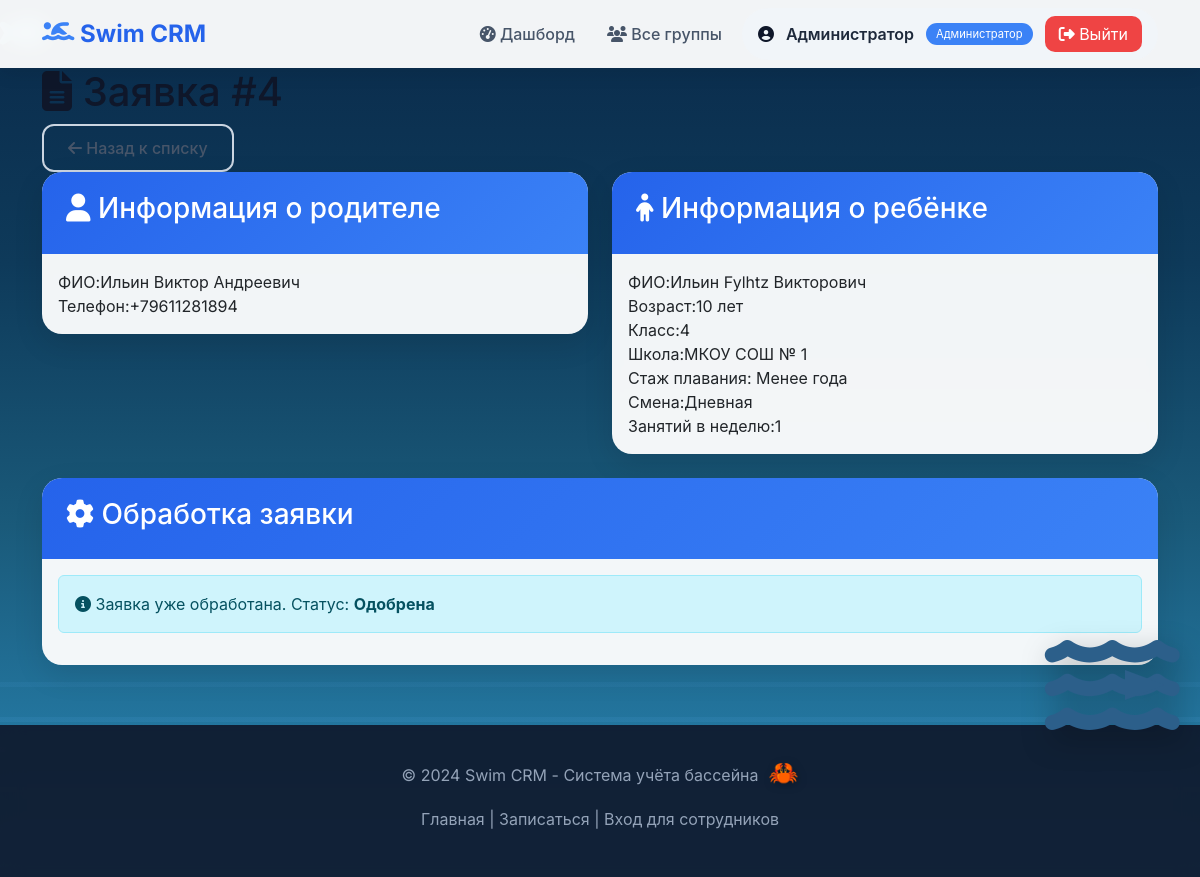
/admin/application/4 (signed in), run on the app's committed database.
### tables this page shows
CREATE TABLE admins (
                id INTEGER PRIMARY KEY AUTOINCREMENT,
                full_name VARCHAR(255) NOT NULL,
                login VARCHAR(100) NOT NULL UNIQUE,
                password_hash VARCHAR(255) NOT NULL,
                email VARCHAR(255),
                phone VARCHAR(20),
                created_at TIMESTAMP DEFAULT CURRENT_TIMESTAMP,
                updated_at TIMESTAMP DEFAULT CURRENT_TIMESTAMP
            );

CREATE TABLE applications (
                id INTEGER PRIMARY KEY AUTOINCREMENT,
                parent_full_name VARCHAR(255) NOT NULL,
                parent_phone VARCHAR(20) NOT NULL,
                parent_email VARCHAR(255),
                child_full_name VARCHAR(255) NOT NULL,
                child_age INTEGER NOT NULL,
                child_class INTEGER,
                school_name VARCHAR(255),
                swimming_years INTEGER DEFAULT 1,
                shift VARCHAR(10) CHECK (shift IN ('day', 'evening')),
                desired_lessons_per_week INTEGER,
                status VARCHAR(20) DEFAULT 'new' CHECK (status IN ('new', 'processing', 'approved', 'rejected')),
                rejection_reason TEXT,
                created_at TIMESTAMP DEFAULT CURRENT_TIMESTAMP,
                processed_at TIMESTAMP,
                processed_by INTEGER,
                FOREIGN KEY (processed_by) REFERENCES trainers(id)
            );

### main.py (the view)
@app.get("/admin/application/{app_id}", response_class=HTMLResponse)
async def admin_application_detail(
    request: Request,
    app_id: int,
    current_user = Depends(get_current_user),
    db_cursor = Depends(get_db)
):
    require_admin(current_user)
    db_cursor.execute("SELECT * FROM applications WHERE id = ?", (app_id,))
    app = db_cursor.fetchone()
    if not app:
        raise HTTPException(status_code=404, detail="Заявка не найдена")
    db_cursor.execute(
        "SELECT id, name, min_age, max_age, swimming_year, shift, max_students FROM groups WHERE is_active = 1"
    )
    groups = db_cursor.fetchall()
    return templates.TemplateResponse(
        request,
        "admin_application_detail.html",
        {
            "request": request,
            "application": dict(app),
            "groups": groups,
            "current_user": current_user
        }
    )

### templates/admin_application_detail.html (shortened to what this page needs)
{% extends "base.html" %}
{% block content %}
<div class="container">
    <div class="page-header">
        <h1><i class="fas fa-file-alt"></i> Заявка #{{ application.id }}</h1>
        <a href="/admin/applications" class="btn btn-outline">
            <i class="fas fa-arrow-left"></i> Назад к списку
        </a>
    </div>
    <div class="row">
        <div class="col-md-6">
            <div class="card">
                <div class="card-header">
                    <h3><i class="fas fa-user"></i> Информация о родителе</h3>
                </div>
                <div class="card-body">
                    <div class="info-item"><label>ФИО:</label><span>{{ application.parent_full_name }}</span></div>
                    <div class="info-item"><label>Телефон:</label><span>{{ application.parent_phone }}</span></div>
                </div>
            </div>
        </div>
        <div class="col-md-6">
            <div class="card">
                <div class="card-header">
                    <h3><i class="fas fa-child"></i> Информация о ребёнке</h3>
                </div>
                <div class="card-body">
                    <div class="info-item"><label>ФИО:</label><span>{{ application.child_full_name }}</span></div>
                    <div class="info-item"><label>Возраст:</label><span>{{ application.child_age }} лет</span></div>
                    <div class="info-item"><label>Класс:</label><span>{% if application.child_class and application.child_class > 0 %}{{ application.child_class }}{% else %}Детский сад{% endif %}</span></div>
                    <div class="info-item"><label>Школа:</label><span>{{ application.school_name }}</span></div>
                    <div class="info-item"><label>Стаж плавания:</label><span>
                        {% if application.swimming_years == 1 %}Менее года
                        {% elif application.swimming_years == 2 %}1-2 года
                        {% elif application.swimming_years == 3 %}2-3 года
                        {% else %}Более 3 лет{% endif %}
                    </span></div>
                    <div class="info-item"><label>Смена:</label><span>{% if application.shift == 'day' %}Дневная{% else %}Вечерняя{% endif %}</span></div>
                    <div class="info-item"><label>Занятий в неделю:</label><span>{{ application.desired_lessons_per_week }}</span></div>
                </div>
            </div>
        </div>
    </div>
    <div class="card mt-4">
        <div class="card-header">
            <h3><i class="fas fa-cog"></i> Обработка заявки</h3>
        </div>
        <div class="card-body">
            {% if application.status in ['new', 'processing'] %}
                <div class="row">
                    <div class="col-md-6">
                        <div class="approve-section">
                            <h4><i class="fas fa-check-circle text-success"></i> Одобрить заявку</h4>
                            <form method="post" action="/admin/application/{{ application.id }}/approve">
                                <div class="form-group">
                                    <label for="group_id">Выберите группу:</label>
                                    <select id="group_id" name="group_id" class="form-select">
                                        <option value="">Автоматический подбор</option>
                                        {% for group in groups %}
                                            <option value="{{ group.id }}"
                                                {% if application.child_age >= group.min_age and application.child_age <= group.max_age and application.shift == group.shift %}
                                                    selected
                                                {% endif %}>
                                                {{ group.name }} ({{ group.min_age }}-{{ group.max_age }} лет,
                                                {% if group.shift == 'day' %}дневная{% else %}вечерняя{% endif %})
                                            </option>
                                        {% endfor %}
                                    </select>
                                </div>
                                <button type="submit" class="btn btn-success">
                                    <i class="fas fa-check"></i> Одобрить заявку
                                </button>
                            </form>
                        </div>
                    </div>
                    <div class="col-md-6">
                        <div class="reject-section">
                            <h4><i class="fas fa-times-circle text-danger"></i> Отклонить заявку</h4>
                            <form method="post" action="/admin/application/{{ application.id }}/reject">
                                <div class="form-group">
                                    <label for="reason">Причина отказа:</label>
                                    <textarea id="reason" name="reason" class="form-control" rows="3"
                                              placeholder="Укажите причину отклонения заявки..."></textarea>
                                </div>
                                <button type="submit" class="btn btn-danger">
                                    <i class="fas fa-times"></i> Отклонить заявку
                                </button>
                            </form>
                        </div>
                    </div>
                </div>
            {% else %}
                <div class="alert alert-info">
                    <i class="fas fa-info-circle"></i>
                    Заявка уже обработана.
                    {% if application.status == 'approved' %}
                        Статус: <strong>Одобрена</strong>
                    {% elif application.status == 'rejected' %}
                        Статус: <strong>Отклонена</strong>
                        {% if application.rejection_reason %}
                            <br>Причина: {{ application.rejection_reason }}
                        {% endif %}
                    {% endif %}
                </div>
            {% endif %}
        </div>
    </div>
</div>
{% endblock %}

### templates/base.html (shortened to what this page needs)
<!DOCTYPE html>
<html lang="ru">
<head>
    <link href="https://cdn.jsdelivr.net/npm/bootstrap@5.3.0/dist/css/bootstrap.min.css" rel="stylesheet">
    <link rel="stylesheet" href="https://cdnjs.cloudflare.com/ajax/libs/font-awesome/6.4.0/css/all.min.css">
</head>
<body>
    <div class="water-background">
        <div class="wave"></div>
        <div class="wave"></div>
    </div>
    <div class="dolphin dolphin-1">
    </div>
    <div class="dolphin dolphin-2">
    </div>
    <div class="dolphin dolphin-3">
    </div>
    <div class="dolphin dolphin-4">
    </div>
    <div class="whale">
        <i class="fas fa-water"></i>
        <div class="whale-mouth"></div>
    </div>
    <nav class="navbar navbar-expand-lg">
        <div class="container">
            <a class="navbar-brand" href="/">
                <i class="fas fa-swimmer"></i>
                <span>Swim CRM</span>
            </a>
            <div class="collapse navbar-collapse" id="navbarNav">
                <ul class="navbar-nav ms-auto align-items-center gap-2">
                    {% if current_user %}
                        {% if current_user.type == 'parent' %}
                            <li class="nav-item"><a class="nav-link" href="/parent/profile"><i class="fas fa-user"></i> Мои дети</a></li>
                        {% elif current_user.type == 'trainer' %}
                            <li class="nav-item"><a class="nav-link" href="/trainer/dashboard"><i class="fas fa-chalkboard-user"></i> Мои группы</a></li>
                        {% elif current_user.type == 'admin' %}
                            <li class="nav-item"><a class="nav-link" href="/dashboard"><i class="fas fa-tachometer-alt"></i> Дашборд</a></li>
                            <li class="nav-item"><a class="nav-link" href="/trainer/dashboard"><i class="fas fa-users"></i> Все группы</a></li>
                        {% endif %}
                        <li class="nav-item">
                            <div class="user-info">
                                <i class="fas fa-user-circle"></i>
                                <span class="user-name">{{ current_user.name }}</span>
                                <span class="user-type">
                                    {% if current_user.type == 'parent' %}Родитель
                                    {% elif current_user.type == 'trainer' %}Тренер
                                    {% else %}Администратор{% endif %}
                                </span>
                                <a href="/logout" class="logout-btn" style="background: #ef4444; color: white; padding: 6px 14px; border-radius: 10px; text-decoration: none;">
                                    <i class="fas fa-sign-out-alt"></i> Выйти
                                </a>
                            </div>
                        </li>
                    {% else %}
                        <li class="nav-item"><a class="nav-link" href="/login"><i class="fas fa-sign-in-alt"></i> Вход</a></li>
                        <li class="nav-item"><a class="btn btn-primary" href="/apply"><i class="fas fa-pen"></i> Записаться</a></li>
                    {% endif %}
                </ul>
            </div>
        </div>
    </nav>
    <main class="fade-in">
        {% block content %}
        {% endblock %}
    </main>
    <footer class="footer">
        <p>&copy; 2024 Swim CRM - Система учёта бассейна</p>
        <p class="mt-2">
            <a href="/">Главная</a> |
            <a href="/apply">Записаться</a> |
            <a href="/login">Вход для сотрудников</a>
        </p>
    </footer>
<div class="ocean-background" id="oceanBackground"></div>
</body>
</html>

### templates/base.html (style rules this page uses)
* { margin: 0; padding: 0; box-sizing: border-box; }
body { font-family: 'Inter', -apple-system, BlinkMacSystemFont, 'Segoe UI', Roboto, sans-serif; min-height: 100vh; color: #0f172a; position: relative; overflow-x: hidden; background: #0a2a4a; }
.water-background { position: fixed; top: 0; left: 0; width: 100%; height: 100%; z-index: 0; overflow: hidden; background: linear-gradient(180deg, #0a2a4a 0%, #0e3a5a 30%, #1a5a7a 60%, #2a8aba 100%); }
.wave { position: absolute; width: 200%; height: 100px; background: repeating-linear-gradient( transparent 0px, transparent 30px, rgba(100, 180, 250, 0.3) 30px, rgba(100, 180, 250, 0.3) 35px, transparent 35px, transparent 65px, rgba(80, 160, 230, 0.2) 65px, rgba(80, 160, 230, 0.2) 70px ); bottom: 0; left: -50%; animation: waveMoveLeft 8s linear infinite; }
.wave:nth-child(4) { bottom: 150px; height: 40px; animation-duration: 7s; opacity: 0.3; animation-delay: 0.5s; }
.wave:nth-child(5) { bottom: 190px; height: 35px; animation-duration: 9s; opacity: 0.25; animation-delay: 3s; }
.dolphin { position: absolute; font-size: 45px; cursor: pointer; filter: drop-shadow(2px 4px 6px rgba(0,0,0,0.2)); z-index: 2; }
.dolphin-1 { animation: dolphinSwim1 14s ease-in-out infinite; }
.dolphin-2 { animation: dolphinSwim2 16s ease-in-out infinite; animation-delay: 3s; }
.dolphin-3 { animation: dolphinSwim3 18s ease-in-out infinite; animation-delay: 6s; }
.dolphin-4 { animation: dolphinSwim4 20s ease-in-out infinite; animation-delay: 9s; }
.whale { position: fixed; right: -200px; bottom: 15%; z-index: 15; cursor: pointer; animation: whaleEnter 2s ease-out forwards; }
.whale i { font-size: 120px; color: #2c5f8a; filter: drop-shadow(5px 10px 15px rgba(0,0,0,0.3)); transition: transform 0.3s; }
.whale-mouth { position: absolute; top: 45px; right: 15px; width: 0; height: 0; border-left: 40px solid #2c5f8a; border-top: 15px solid transparent; border-bottom: 15px solid transparent; transition: all 0.3s; }
.navbar { background: rgba(255, 255, 255, 0.95); backdrop-filter: blur(10px); box-shadow: 0 4px 20px rgba(0, 0, 0, 0.08); position: sticky; top: 0; z-index: 1000; }
.navbar-brand { font-weight: 700; color: #2563eb !important; font-size: 1.5rem; }
.navbar-brand i { font-size: 1.8rem; color: #3b82f6; }
.nav-link { color: #475569 !important; font-weight: 500; transition: all 0.3s ease; border-radius: 10px; margin: 0 4px; }
.user-info { background: #f1f5f9; padding: 8px 16px; border-radius: 40px; display: flex; align-items: center; gap: 12px; }
.user-name { font-weight: 600; color: #1e293b; }
.user-type { font-size: 0.7rem; padding: 3px 10px; border-radius: 20px; background: #3b82f6; color: white; }
.logout-btn { background: #ef4444 !important; color: white !important; border-radius: 8px; padding: 6px 14px; }
.btn { border-radius: 12px; font-weight: 500; padding: 10px 24px; transition: all 0.3s ease; }
.btn-outline { background: transparent; border: 2px solid #cbd5e1; color: #475569; }
.card { border: none; border-radius: 20px; box-shadow: 0 10px 30px rgba(0, 0, 0, 0.1); transition: all 0.3s ease; background: rgba(255, 255, 255, 0.95); backdrop-filter: blur(5px); overflow: hidden; }
.card-header { background: linear-gradient(135deg, #2563eb 0%, #3b82f6 100%); color: white; border: none; padding: 20px 24px; }
.container { position: relative; z-index: 10; }
.footer { background: rgba(15, 23, 42, 0.9); backdrop-filter: blur(10px); color: #94a3b8; text-align: center; padding: 30px; margin-top: 60px; position: relative; z-index: 10; }
.footer a { color: #94a3b8; text-decoration: none; transition: color 0.3s; }
.fade-in { animation: fadeInUp 0.6s ease; }
.ocean-background { position: fixed; top: 0; left: 0; width: 100%; height: 100%; z-index: -1; overflow: hidden; pointer-events: none; }

### data on the page
admins: name "Администратор"
applications: parent_full_name "Ильин Виктор Андреевич", parent_phone "+79611281894", child_full_name "Ильин Fylhtz Викторович", child_age "10", child_class "4", school_name "МКОУ СОШ № 1", desired_lessons_per_week "1"
